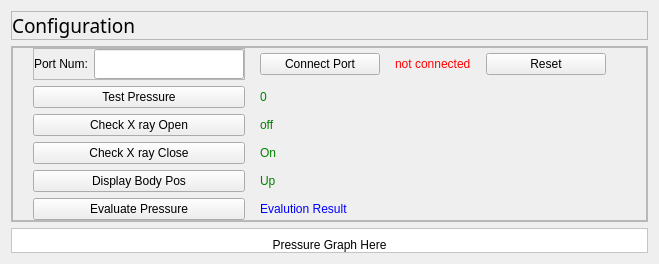
               <widget class="QWidget" name="page">
                <layout class="QVBoxLayout" name="verticalLayout_4">
                 <property name="leftMargin">
                  <number>11</number>
                 </property>
                 <item>
                  <widget class="QFrame" name="frame_7">
                   <property name="maximumSize">
                    <size>
                     <width>16777215</width>
                     <height>30</height>
                    </size>
                   </property>
                   <property name="frameShape">
                    <enum>QFrame::StyledPanel</enum>
                   </property>
                   <property name="frameShadow">
                    <enum>QFrame::Raised</enum>
                   </property>
                   <layout class="QVBoxLayout" name="verticalLayout_9">
                    <property name="leftMargin">
                     <number>0</number>
                    </property>
                    <property name="topMargin">
                     <number>0</number>
                    </property>
                    <property name="rightMargin">
                     <number>0</number>
                    </property>
                    <property name="bottomMargin">
                     <number>0</number>
                    </property>
                    <item>
                     <widget class="QLabel" name="label_3">
                      <property name="maximumSize">
                       <size>
                        <width>16777215</width>
                        <height>16777215</height>
                       </size>
                      </property>
                      <property name="font">
                       <font>
                        <family>Bahnschrift SemiCondensed</family>
                        <pointsize>14</pointsize>
                        <weight>50</weight>
                        <italic>false</italic>
                        <bold>false</bold>
                       </font>
                      </property>
                      <property name="styleSheet">
                       <string notr="true">color:black;
font: 14pt ;
</string>
                      </property>
                      <property name="text">
                       <string>Configuration</string>
                      </property>
                     </widget>
                    </item>
                   </layout>
                  </widget>
                 </item>
                 <item>
                  <widget class="QFrame" name="frame_6">
                   <property name="maximumSize">
                    <size>
                     <width>16777215</width>
                     <height>250</height>
                    </size>
                   </property>
                   <property name="frameShape">
                    <enum>QFrame::StyledPanel</enum>
                   </property>
                   <property name="frameShadow">
                    <enum>QFrame::Raised</enum>
                   </property>
                   <layout class="QVBoxLayout" name="verticalLayout_6">
                    <property name="spacing">
                     <number>0</number>
                    </property>
                    <property name="leftMargin">
                     <number>0</number>
                    </property>
                    <property name="topMargin">
                     <number>0</number>
                    </property>
                    <property name="rightMargin">
                     <number>0</number>
                    </property>
                    <property name="bottomMargin">
                     <number>0</number>
                    </property>
                    <item>
                     <widget class="QFrame" name="frame_8">
                      <property name="frameShape">
                       <enum>QFrame::StyledPanel</enum>
                      </property>
                      <property name="frameShadow">
                       <enum>QFrame::Raised</enum>
                      </property>
                      <layout class="QVBoxLayout" name="verticalLayout_7">
                       <property name="leftMargin">
                        <number>0</number>
                       </property>
                       <property name="topMargin">
                        <number>0</number>
                       </property>
                       <property name="rightMargin">
                        <number>0</number>
                       </property>
                       <property name="bottomMargin">
                        <number>0</number>
                       </property>
                       <item>
                        <layout class="QGridLayout" name="gridLayout">
                         <property name="leftMargin">
                          <number>20</number>
                         </property>
                         <property name="horizontalSpacing">
                          <number>15</number>
                         </property>
                         <property name="verticalSpacing">
                          <number>6</number>
                         </property>
                         <item row="1" column="3">
                          <widget class="QLabel" name="label_4">
                           <property name="maximumSize">
                            <size>
                             <width>100</width>
                             <height>16777215</height>
                            </size>
                           </property>
                           <property name="styleSheet">
                            <string notr="true">color:red;</string>
                           </property>
                           <property name="text">
                            <string>not connected</string>
                           </property>
                          </widget>
                         </item>
                         <item row="2" column="0">
                          <widget class="QPushButton" name="pushButton_7">
                           <property name="maximumSize">
                            <size>
                             <width>16777215</width>
                             <height>16777215</height>
                            </size>
                           </property>
                           <property name="cursor">
                            <cursorShape>PointingHandCursor</cursorShape>
                           </property>
                           <property name="text">
                            <string>Test Pressure</string>
                           </property>
                          </widget>
                         </item>
                         <item row="1" column="4">
                          <widget class="QPushButton" name="btnReset">
                           <property name="minimumSize">
                            <size>
                             <width>120</width>
                             <height>0</height>
                            </size>
                           </property>
                           <property name="maximumSize">
                            <size>
                             <width>16777215</width>
                             <height>16777215</height>
                            </size>
                           </property>
                           <property name="cursor">
                            <cursorShape>PointingHandCursor</cursorShape>
                           </property>
                           <property name="styleSheet">
                            <string notr="true"/>
                           </property>
                           <property name="text">
                            <string>Reset</string>
                           </property>
                          </widget>
                         </item>
                         <item row="3" column="1">
                          <widget class="QLabel" name="label_2">
                           <property name="styleSheet">
                            <string notr="true">color:green;</string>
                           </property>
                           <property name="text">
                            <string>off</string>
                           </property>
                          </widget>
                         </item>
                         <item row="1" column="1">
                          <widget class="QPushButton" name="pushButton_6">
                           <property name="minimumSize">
                            <size>
                             <width>120</width>
                             <height>0</height>
                            </size>
                           </property>
                           <property name="maximumSize">
                            <size>
                             <width>16777215</width>
                             <height>16777215</height>
                            </size>
                           </property>
                           <property name="cursor">
                            <cursorShape>PointingHandCursor</cursorShape>
                           </property>
                           <property name="text">
                            <string>Connect Port</string>
                           </property>
                          </widget>
                         </item>
                         <item row="1" column="0">
                          <widget class="QFrame" name="frame_9">
                           <property name="maximumSize">
                            <size>
                             <width>450</width>
                             <height>16777215</height>
                            </size>
                           </property>
                           <property name="frameShape">
                            <enum>QFrame::StyledPanel</enum>
                           </property>
                           <property name="frameShadow">
                            <enum>QFrame::Raised</enum>
                           </property>
                           <layout class="QHBoxLayout" name="horizontalLayout">
                            <property name="leftMargin">
                             <number>0</number>
                            </property>
                            <property name="topMargin">
                             <number>0</number>
                            </property>
                            <property name="rightMargin">
                             <number>0</number>
                            </property>
                            <property name="bottomMargin">
                             <number>0</number>
                            </property>
                            <item alignment="Qt::AlignRight">
                             <widget class="QLabel" name="label_6">
                              <property name="text">
                               <string>Port Num:</string>
                              </property>
                             </widget>
                            </item>
                            <item>
                             <widget class="QLineEdit" name="lineEdit">
                              <property name="minimumSize">
                               <size>
                                <width>150</width>
                                <height>30</height>
                               </size>
                              </property>
                              <property name="maximumSize">
                               <size>
                                <width>16777215</width>
                                <height>16777215</height>
                               </size>
                              </property>
                             </widget>
                            </item>
                           </layout>
                          </widget>
                         </item>
                         <item row="2" column="1">
                          <widget class="QLabel" name="label_5">
                           <property name="styleSheet">
                            <string notr="true">color:green;</string>
                           </property>
                           <property name="text">
                            <string>0</string>
                           </property>
                          </widget>
                         </item>
                         <item row="3" column="0">
                          <widget class="QPushButton" name="pushButton_8">
                           <property name="cursor">
                            <cursorShape>PointingHandCursor</cursorShape>
                           </property>
                           <property name="text">
                            <string>Check X ray Open</string>
                           </property>
                          </widget>
                         </item>
                         <item row="6" column="1">
                          <widget class="QLabel" name="label_9">
                           <property name="styleSheet">
                            <string notr="true">color:blue;</string>
                           </property>
                           <property name="text">
                            <string>Evalution Result</string>
                           </property>
                          </widget>
                         </item>
                         <item row="5" column="0">
                          <widget class="QPushButton" name="pushButton_10">
                           <property name="cursor">
                            <cursorShape>PointingHandCursor</cursorShape>
                           </property>
                           <property name="text">
                            <string>Display Body Pos</string>
                           </property>
                          </widget>
                         </item>
                         <item row="4" column="0">
                          <widget class="QPushButton" name="pushButton_9">
                           <property name="cursor">
                            <cursorShape>PointingHandCursor</cursorShape>
                           </property>
                           <property name="text">
                            <string>Check X ray Close</string>
                           </property>
                          </widget>
                         </item>
                         <item row="6" column="0">
                          <widget class="QPushButton" name="pushButton_11">
                           <property name="cursor">
                            <cursorShape>PointingHandCursor</cursorShape>
                           </property>
                           <property name="text">
                            <string>Evaluate Pressure</string>
                           </property>
                          </widget>
                         </item>
                         <item row="1" column="5">
                          <spacer name="horizontalSpacer">
                           <property name="orientation">
                            <enum>Qt::Horizontal</enum>
                           </property>
                           <property name="sizeHint" stdset="0">
                            <size>
                             <width>40</width>
                             <height>20</height>
                            </size>
                           </property>
                          </spacer>
                         </item>
                         <item row="4" column="1">
                          <widget class="QLabel" name="label_7">
                           <property name="styleSheet">
                            <string notr="true">color:green;</string>
                           </property>
                           <property name="text">
                            <string>On</string>
                           </property>
                          </widget>
                         </item>
                         <item row="5" column="1">
                          <widget class="QLabel" name="label_8">
                           <property name="styleSheet">
                            <string notr="true">color:green;</string>
                           </property>
                           <property name="text">
                            <string>Up</string>
                           </property>
                          </widget>
                         </item>
                        </layout>
                       </item>
                      </layout>
                     </widget>
                    </item>
                   </layout>
                  </widget>
                 </item>
                 <item>
                  <widget class="QFrame" name="framePresureGraph">
                   <property name="styleSheet">
                    <string notr="true">background-color:white;</string>
                   </property>
                   <property name="frameShape">
                    <enum>QFrame::StyledPanel</enum>
                   </property>
                   <property name="frameShadow">
                    <enum>QFrame::Raised</enum>
                   </property>
                   <layout class="QVBoxLayout" name="verticalLayout_8">
                    <property name="spacing">
                     <number>0</number>
                    </property>
                    <property name="leftMargin">
                     <number>0</number>
                    </property>
                    <property name="rightMargin">
                     <number>0</number>
                    </property>
                    <property name="bottomMargin">
                     <number>0</number>
                    </property>
                    <item>
                     <widget class="QLabel" name="label_10">
                      <property name="styleSheet">
                       <string notr="true"/>
                      </property>
                      <property name="text">
                       <string>Pressure Graph Here</string>
                      </property>
                      <property name="alignment">
                       <set>Qt::AlignCenter</set>
                      </property>
                     </widget>
                    </item>
                   </layout>
                  </widget>
                 </item>
                </layout>
               </widget>
